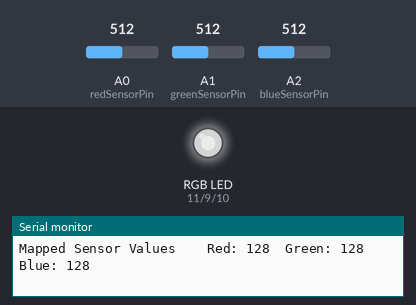
Simulated run of this sketch. Board: Arduino Uno, built with avr-gcc and run on an emulated ATmega328P. Shown: an RGB LED mixed from three pins (HIGH = lit), the last lines printed to the serial monitor. Inputs (shaded band) come from the test bench; at power-on: A0 (redSensorPin) = 512, A1 (greenSensorPin) = 512, A2 (blueSensorPin) = 512. Dim RGB values are drawn brighter than linear.

Above: at 2.3 s.
2.4 s: A0 (redSensorPin) set to 417
At 5.3 s:
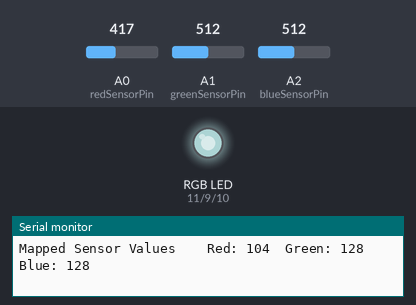
7.7 s: A0 (redSensorPin) set to 391
At 9.9 s:
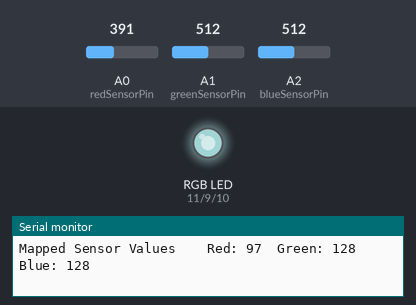
10.7 s: A1 (greenSensorPin) set to 716
At 12.9 s:
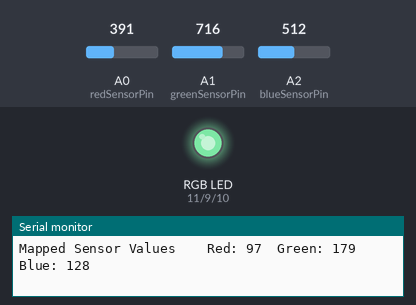
13.8 s: A2 (blueSensorPin) set to 716
At 16.0 s:
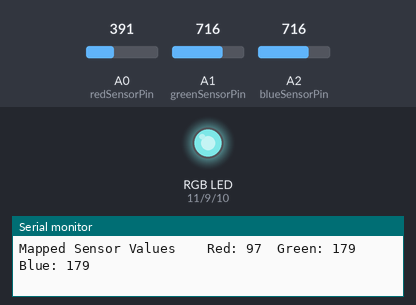
16.9 s: A1 (greenSensorPin) set to 900
At 19.0 s:
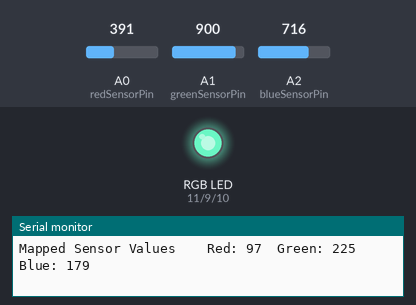
20.0 s: A2 (blueSensorPin) set to 900
At 22.1 s:
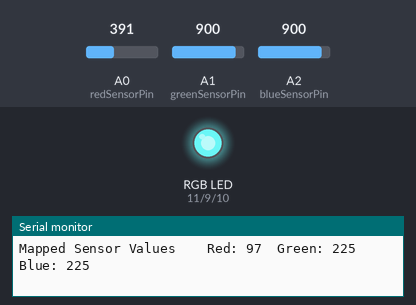
Timing chart, 0 to 23.6 s (numbered marks = the images above; inputs shaded):
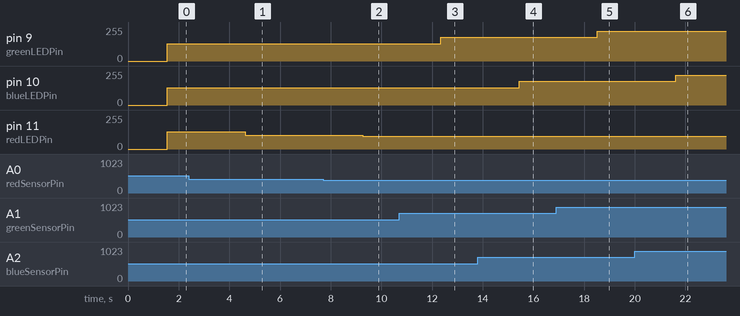

The sketch:

experiment4-light-sensor.ino
```cpp
const int greenLEDPin = 9;
const int blueLEDPin = 10;
const int redLEDPin = 11;


const int redSensorPin = A0;
const int greenSensorPin = A1;
const int blueSensorPin = A2;

int redValue = 0;
int greenValue = 0;
int blueValue = 0;

int redSensorValue = 0;
int greenSensorValue = 0;
int blueSensorValue = 0;


void setup() {
  Serial.begin(9600);
  pinMode(greenLEDPin, OUTPUT);
  pinMode(redLEDPin, OUTPUT);
  pinMode(blueLEDPin, OUTPUT);
}

void loop() {
  redSensorValue = analogRead(redSensorPin);
  redValue = redSensorValue / 4;
  delay(500);
  greenSensorValue = analogRead(greenSensorPin);
  greenValue = greenSensorValue / 4;
  delay(500);
  blueSensorValue = analogRead(blueSensorPin);
  blueValue = blueSensorValue / 4;
  delay(500);

  Serial.print("Raw Sensor Values Red: ");
  Serial.print(redSensorValue);
  Serial.print("  Green: ");
  Serial.print(greenSensorValue);
  Serial.print("  Blue: ");
  Serial.println(blueSensorValue);

  Serial.print("Mapped Sensor Values \t Red: ");
  Serial.print(redValue);
  Serial.print("  Green: ");
  Serial.print(greenValue);
  Serial.print("  Blue: ");
  Serial.println(blueValue);

  analogWrite(redLEDPin, redValue);
  analogWrite(greenLEDPin, greenValue);
  analogWrite(blueLEDPin, blueValue);
}
```

Measured:
- after the input at 2.4 s, pin 11 (redLEDPin): 128/255 → 104/255 after 2.2 s
- after the input at 7.7 s, pin 11 (redLEDPin): 104/255 → 97/255 after 1.6 s
- after the input at 10.7 s, pin 9 (greenLEDPin): 128/255 → 179/255 after 1.6 s
- after the input at 13.8 s, pin 10 (blueLEDPin): 128/255 → 179/255 after 1.6 s
- after the input at 16.9 s, pin 9 (greenLEDPin): 179/255 → 225/255 after 1.6 s
- after the input at 20.0 s, pin 10 (blueLEDPin): 179/255 → 225/255 after 1.6 s
